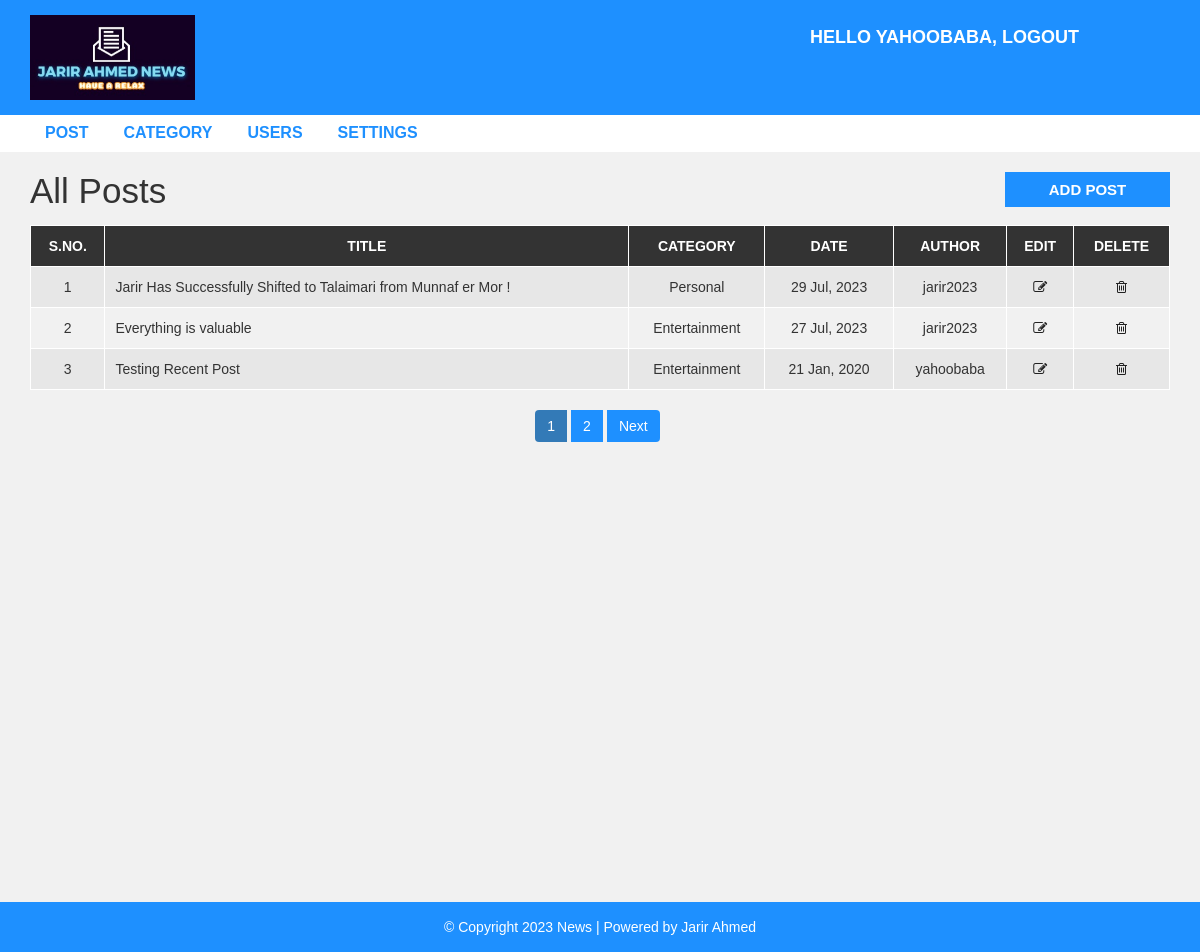
Page /admin/post.php (signed in) on the committed database.
### tables this page shows
CREATE TABLE `post` (
  `post_id` int(11) NOT NULL,
  `title` varchar(100) NOT NULL,
  `description` text NOT NULL,
  `category` varchar(100) NOT NULL,
  `post_date` varchar(50) NOT NULL,
  `author` int(11) NOT NULL,
  `post_img` varchar(100) NOT NULL
);

CREATE TABLE `category` (
  `category_id` int(11) NOT NULL,
  `category_name` varchar(100) NOT NULL,
  `post` int(11) NOT NULL DEFAULT 0
);

CREATE TABLE `user` (
  `user_id` int(10) UNSIGNED NOT NULL,
  `first_name` varchar(30) NOT NULL,
  `last_name` varchar(30) NOT NULL,
  `username` varchar(30) DEFAULT NULL,
  `password` varchar(40) DEFAULT NULL,
  `role` int(11) NOT NULL,
  `session_token` varchar(255) DEFAULT NULL
);

### public_html/admin/post.php (the view, shortened to what this page needs)
<?php include "header.php"; ?>
  <div id="admin-content">
      <div class="container">
          <div class="row">
              <div class="col-md-10">
                  <h1 class="admin-heading">All Posts</h1>
              </div>
              <div class="col-md-2">
                  <a class="add-new" href="add-post.php">add post</a>
              </div>
              <div class="col-md-12">
                <?php
                  include "config.php";
                  $limit = 3;
                  if(isset($_GET['page'])){
                    $page = $_GET['page'];
                  }else{
                    $page = 1;
                  }
                  $offset = ($page - 1) * $limit;
                  if($_SESSION["user_role"] == '1'){
                    $sql = "SELECT post.post_id, post.title, post.description,post.post_date,
                    category.category_name,user.username,post.category FROM post
                    LEFT JOIN category ON post.category = category.category_id
                    LEFT JOIN user ON post.author = user.user_id
                    ORDER BY post.post_id DESC LIMIT {$offset},{$limit}";
                  }
                  $result = mysqli_query($conn, $sql) or die("Query Failed.");
                  if(mysqli_num_rows($result) > 0){
                ?>
                  <table class="content-table">
                      <thead>
                          <th>S.No.</th>
                          <th>Title</th>
                          <th>Category</th>
                          <th>Date</th>
                          <th>Author</th>
                          <th>Edit</th>
                          <th>Delete</th>
                      </thead>
                      <tbody>
                        <?php
                        $serial = $offset + 1;
                        while($row = mysqli_fetch_assoc($result)) {?>
                          <tr>
                              <td class='id'><?php echo $serial; ?></td>
                              <td><?php echo $row['title']; ?></td>
                              <td><?php echo $row['category_name']; ?></td>
                              <td><?php echo $row['post_date']; ?></td>
                              <td><?php echo $row['username']; ?></td>
                              <td class='edit'><a href='update-post.php?id=<?php echo $row['post_id']; ?>'><i class='fa fa-edit'></i></a></td>
                              <td class='delete'><a href='delete-post.php?id=<?php echo $row['post_id']; ?>&catid=<?php echo $row['category']; ?>'><i class='fa fa-trash-o'></i></a></td>
                          </tr>
                          <?php
                          $serial++;
                        } ?>
                      </tbody>
                  </table>
                  <?php
                }else {
                  echo "<h3>No Results Found.</h3>";
                }
                if($_SESSION["user_role"] == '1'){
                  $sql1 = "SELECT * FROM post";
                }elseif($_SESSION["user_role"] == '0'){
                  $sql1 = "SELECT * FROM post
                  WHERE author = {$_SESSION['user_id']}";
                }
                $result1 = mysqli_query($conn, $sql1) or die("Query Failed.");
                if(mysqli_num_rows($result1) > 0){
                  $total_records = mysqli_num_rows($result1);
                  $total_page = ceil($total_records / $limit);
                  echo '<ul class="pagination admin-pagination">';
                  for($i = 1; $i <= $total_page; $i++){
                    if($i == $page){
                      $active = "active";
                    }else{
                      $active = "";
                    }
                    echo '<li class="'.$active.'"><a href="post.php?page='.$i.'">'.$i.'</a></li>';
                  }
                  if($total_page > $page){
                    echo '<li><a href="post.php?page='.($page + 1).'">Next</a></li>';
                  }
                  echo '</ul>';
                }
                  ?>
              </div>
          </div>
      </div>
  </div>
<?php include "footer.php"; ?>

### public_html/css/style.css (style rules this page uses)
body { background: #f1f1f1; font-family: sans-serif,arial,Helvetica; }
a, a:hover, a:focus { text-decoration: none; outline: none; }
ul { margin:0; padding:0; list-style:none; }
#admin-content { padding: 20px 0; min-height: 750px; }
#admin-content .admin-heading { font-size: 35px; margin: 0 0 15px; }
#admin-content .add-new { color: #fff; background-color: #1E90FF; font-size: 15px; font-weight: 600; text-align: center; text-transform: uppercase; padding: 7px 10px; display: block; transition: all 0.3s; }
#admin-content .content-table { border: 1px solid #000; width: 100%; margin: 0 0 20px; }
#admin-content .content-table thead { color: #fff; background-color: #333; }
#admin-content .content-table th { padding: 10px; border: 1px solid #fff; font-weight: 600; text-align: center; text-transform: uppercase; }
#admin-content .content-table tbody { color: #333; }
#admin-content .content-table tbody tr { background-color: #e7e7e7; }
#admin-content .content-table tbody tr:nth-child(even) { background-color: transparent; }
#admin-content .content-table tbody td { padding: 10px; border: 1px solid #fff; text-align: center; }
#admin-content .content-table tbody td:nth-child(2) { text-align: left; }
#admin-content .admin-pagination { margin: 0; }
#admin-content .admin-pagination li a { display: block; }
.id, .edit, .delete { text-align:center; }
.pagination { display: block; text-align: center; margin: 0; }
.pagination li { display:inline-block; margin: 0 5px 0 0; }
.pagination li a { border: none; background: #1e90ff; color: #fff; }
i.fa { color:#222; }

### rows in the picture
post: title "Jarir Has Successfully Shifted to Talaimari from Munnaf er Mor !", category.category_name "Personal", post_date "29 Jul, 2023", user.username "jarir2023"
post: title "Everything is valuable", category.category_name "Entertainment", post_date "27 Jul, 2023", user.username "jarir2023"
post: title "Testing Recent Post", category.category_name "Entertainment", post_date "21 Jan, 2020", user.username "yahoobaba"

### other values in the picture
$_SESSION["username"] "YAHOOBABA"
